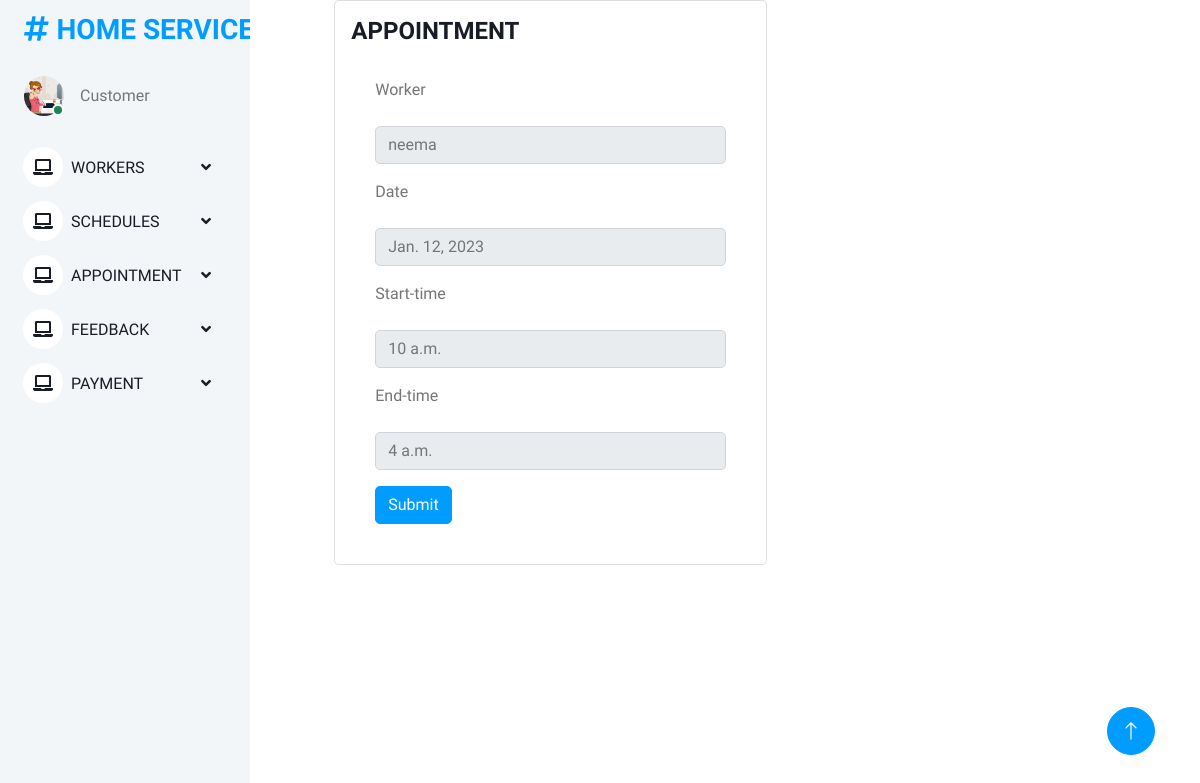
The app's page /take_appointment/1/ (signed in) with its own data.
### onlinehomeservice_app/models.py (models this page shows)
class Schedule_add(models.Model):
    worker = models.ForeignKey(register,on_delete=models.CASCADE)
    date = models.DateField()
    start_time = models.TimeField()
    end_time = models.TimeField()

class register(models.Model):
    user=models.ForeignKey(Login,on_delete=models.CASCADE)
    name = models.CharField(max_length=100)
    profile_pic= models.FileField(upload_to='profilepic/')
    address = models.CharField(max_length=40)
    mobile = models.CharField(max_length=20,null=False)
    email = models.EmailField()
    work_type = models.ForeignKey(work,on_delete=models.CASCADE)
    def __str__(self):
        return self.name

### onlinehomeservice_app/views.py (the view)
# urls.py: path("take_appointment/<int:id>/", views.take_appointment, name="take_appointment"),
def take_appointment(request,id):
    s = Schedule_add.objects.get(id=id)
    c = register1.objects.get(user=request.user)
    app = Take_appointment.objects.filter(user=c,schedule=s)
    if app.exists():
        messages.info(request,"Already booked")
        return redirect("customer_view_schedule")
    else:
        if request.method == 'POST':
            obj = Take_appointment()
            obj.user = c
            obj.schedule = s
            obj.save()
            messages.info(request,"Appointment is successfully booked")
            return redirect("view_appointment")
    return render(request,"customer/take_appointment.html",{"s":s})

### templates/customer/take_appointment.html (shortened to what this page needs)
{% extends 'customer/customerbase.html' %}
{% load crispy_forms_tags %}
{% block content %}
<div class="col-md-6 grid-margin stretch-card">
              <div class="card">
                <div class="card-body">
                  <h4 class="card-title">APPOINTMENT</h4>
                  <form method="post">
                      <div class="d-grid gap-3 p-4">
                          <label class="form-label">Worker</label>
                          <input required class="form-control" readonly value="{{s.worker}}">
                          <label class="form-label">Date</label>
                          <input class="form-control" readonly value="{{s.date}}">
                          <label class="form-label">Start-time</label>
                          <input class="form-control" readonly value="{{s.start_time}}">
                          <label class="form-label">End-time</label>
                          <input class="form-control" readonly value="{{s.end_time}}">
                          <div class="d-grid gap-3 d-md-block">
                              <button type="submit" class="btn btn-primary">Submit</button>
                          </div>
                      </div>
                  </form>
                </div>
              </div>
            </div>
{% endblock %}

### static/assets1/css/style.css (style rules this page uses)
:root { --primary: #009CFF; --light: #F3F6F9; --dark: #191C24; }
.btn { transition: .5s; }
.btn.btn-primary { color: #FFFFFF; }

### records on screen
Schedule_add: worker "neema", date "Jan. 12, 2023", start_time "10 a.m.", end_time "4 a.m."
